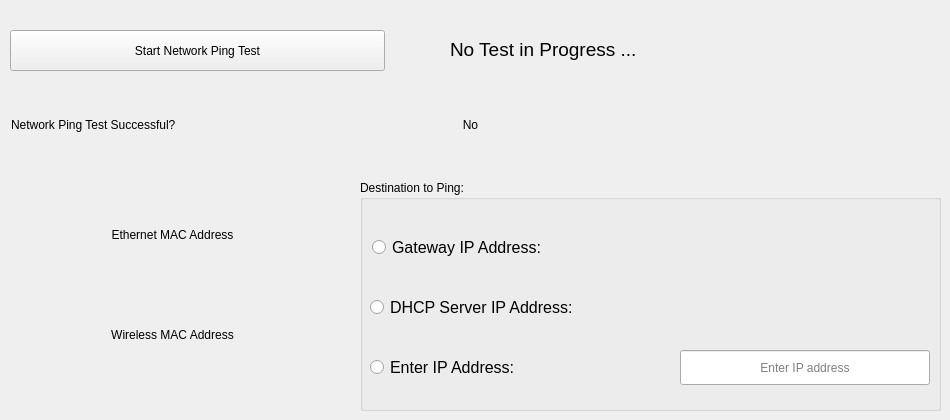
       <widget class="QWidget" name="wiredTab">
        <attribute name="title">
         <string>Wired</string>
        </attribute>
        <widget class="QPushButton" name="startWiredNetworkTestButton">
         <property name="geometry">
          <rect>
           <x>10</x>
           <y>30</y>
           <width>375</width>
           <height>41</height>
          </rect>
         </property>
         <property name="text">
          <string>Start Network Ping Test</string>
         </property>
        </widget>
        <widget class="QLabel" name="wiredPingAnswerLabel">
         <property name="geometry">
          <rect>
           <x>420</x>
           <y>110</y>
           <width>101</width>
           <height>30</height>
          </rect>
         </property>
         <property name="sizePolicy">
          <sizepolicy hsizetype="Fixed" vsizetype="Fixed">
           <horstretch>0</horstretch>
           <verstretch>0</verstretch>
          </sizepolicy>
         </property>
         <property name="text">
          <string>No</string>
         </property>
         <property name="alignment">
          <set>Qt::AlignCenter</set>
         </property>
        </widget>
        <widget class="QLabel" name="label_20">
         <property name="geometry">
          <rect>
           <x>11</x>
           <y>110</y>
           <width>400</width>
           <height>30</height>
          </rect>
         </property>
         <property name="sizePolicy">
          <sizepolicy hsizetype="Fixed" vsizetype="Fixed">
           <horstretch>0</horstretch>
           <verstretch>0</verstretch>
          </sizepolicy>
         </property>
         <property name="text">
          <string>Network Ping Test Successful?</string>
         </property>
        </widget>
        <widget class="QLabel" name="lblWireNetworkResponseWait">
         <property name="geometry">
          <rect>
           <x>450</x>
           <y>34</y>
           <width>400</width>
           <height>31</height>
          </rect>
         </property>
         <property name="sizePolicy">
          <sizepolicy hsizetype="Fixed" vsizetype="Fixed">
           <horstretch>0</horstretch>
           <verstretch>0</verstretch>
          </sizepolicy>
         </property>
         <property name="minimumSize">
          <size>
           <width>400</width>
           <height>31</height>
          </size>
         </property>
         <property name="maximumSize">
          <size>
           <width>400</width>
           <height>31</height>
          </size>
         </property>
         <property name="font">
          <font>
           <pointsize>14</pointsize>
           <weight>50</weight>
           <bold>false</bold>
          </font>
         </property>
         <property name="text">
          <string>No Test in Progress ...</string>
         </property>
        </widget>
        <widget class="QLabel" name="wiredDeviceDetectedLabel">
         <property name="geometry">
          <rect>
           <x>40</x>
           <y>360</y>
           <width>511</width>
           <height>31</height>
          </rect>
         </property>
         <property name="text">
          <string notr="true"/>
         </property>
        </widget>
        <widget class="QLabel" name="label_21">
         <property name="geometry">
          <rect>
           <x>10</x>
           <y>220</y>
           <width>325</width>
           <height>29</height>
          </rect>
         </property>
         <property name="sizePolicy">
          <sizepolicy hsizetype="Fixed" vsizetype="Fixed">
           <horstretch>0</horstretch>
           <verstretch>0</verstretch>
          </sizepolicy>
         </property>
         <property name="text">
          <string>Ethernet MAC Address</string>
         </property>
         <property name="alignment">
          <set>Qt::AlignCenter</set>
         </property>
        </widget>
        <widget class="QLabel" name="label_22">
         <property name="geometry">
          <rect>
           <x>10</x>
           <y>320</y>
           <width>325</width>
           <height>29</height>
          </rect>
         </property>
         <property name="sizePolicy">
          <sizepolicy hsizetype="Fixed" vsizetype="Fixed">
           <horstretch>0</horstretch>
           <verstretch>0</verstretch>
          </sizepolicy>
         </property>
         <property name="text">
          <string>Wireless MAC Address</string>
         </property>
         <property name="alignment">
          <set>Qt::AlignCenter</set>
         </property>
        </widget>
        <widget class="QLabel" name="lblWiredTab_EthernetMACAddressData">
         <property name="geometry">
          <rect>
           <x>10</x>
           <y>250</y>
           <width>325</width>
           <height>41</height>
          </rect>
         </property>
         <property name="sizePolicy">
          <sizepolicy hsizetype="Fixed" vsizetype="Fixed">
           <horstretch>0</horstretch>
           <verstretch>0</verstretch>
          </sizepolicy>
         </property>
         <property name="font">
          <font>
           <pointsize>20</pointsize>
           <weight>50</weight>
           <bold>false</bold>
          </font>
         </property>
         <property name="text">
          <string notr="true"/>
         </property>
         <property name="scaledContents">
          <bool>true</bool>
         </property>
         <property name="alignment">
          <set>Qt::AlignCenter</set>
         </property>
        </widget>
        <widget class="QLabel" name="lblWiredTab_WirelessMACAddressData">
         <property name="geometry">
          <rect>
           <x>10</x>
           <y>360</y>
           <width>325</width>
           <height>41</height>
          </rect>
         </property>
         <property name="sizePolicy">
          <sizepolicy hsizetype="Fixed" vsizetype="Fixed">
           <horstretch>0</horstretch>
           <verstretch>0</verstretch>
          </sizepolicy>
         </property>
         <property name="font">
          <font>
           <pointsize>20</pointsize>
           <weight>50</weight>
           <bold>false</bold>
          </font>
         </property>
         <property name="text">
          <string notr="true"/>
         </property>
         <property name="alignment">
          <set>Qt::AlignCenter</set>
         </property>
        </widget>
        <widget class="QGroupBox" name="gbServiceDiagWiredNetworkTest">
         <property name="geometry">
          <rect>
           <x>360</x>
           <y>180</y>
           <width>581</width>
           <height>231</height>
          </rect>
         </property>
         <property name="title">
          <string notr="true">Destination to Ping:</string>
         </property>
         <widget class="QRadioButton" name="rbServiceDiagWiredNetworkGateway">
          <property name="geometry">
           <rect>
            <x>12</x>
            <y>50</y>
            <width>303</width>
            <height>35</height>
           </rect>
          </property>
          <property name="font">
           <font>
            <pointsize>12</pointsize>
            <weight>50</weight>
            <bold>false</bold>
           </font>
          </property>
          <property name="text">
           <string>Gateway IP Address:</string>
          </property>
          <property name="iconSize">
           <size>
            <width>12</width>
            <height>12</height>
           </size>
          </property>
         </widget>
         <widget class="QRadioButton" name="rbServiceDiagWiredNetworkDHCP">
          <property name="geometry">
           <rect>
            <x>10</x>
            <y>110</y>
            <width>303</width>
            <height>35</height>
           </rect>
          </property>
          <property name="font">
           <font>
            <pointsize>12</pointsize>
            <weight>50</weight>
            <bold>false</bold>
           </font>
          </property>
          <property name="text">
           <string>DHCP Server IP Address:</string>
          </property>
          <property name="iconSize">
           <size>
            <width>12</width>
            <height>12</height>
           </size>
          </property>
         </widget>
         <widget class="QRadioButton" name="rbServiceDiagWiredNetworkManualIP">
          <property name="geometry">
           <rect>
            <x>10</x>
            <y>170</y>
            <width>303</width>
            <height>35</height>
           </rect>
          </property>
          <property name="font">
           <font>
            <pointsize>12</pointsize>
            <weight>50</weight>
            <bold>false</bold>
           </font>
          </property>
          <property name="text">
           <string>Enter IP Address:</string>
          </property>
          <property name="iconSize">
           <size>
            <width>12</width>
            <height>12</height>
           </size>
          </property>
         </widget>
         <widget class="QLabel" name="lblServiceDiagWiredNetworkGatewayData">
          <property name="geometry">
           <rect>
            <x>320</x>
            <y>50</y>
            <width>250</width>
            <height>30</height>
           </rect>
          </property>
          <property name="sizePolicy">
           <sizepolicy hsizetype="Fixed" vsizetype="Fixed">
            <horstretch>0</horstretch>
            <verstretch>0</verstretch>
           </sizepolicy>
          </property>
          <property name="text">
           <string notr="true"/>
          </property>
          <property name="alignment">
           <set>Qt::AlignCenter</set>
          </property>
         </widget>
         <widget class="QLabel" name="lblServiceDiagWiredNetworkDHCPData">
          <property name="geometry">
           <rect>
            <x>320</x>
            <y>110</y>
            <width>250</width>
            <height>30</height>
           </rect>
          </property>
          <property name="sizePolicy">
           <sizepolicy hsizetype="Fixed" vsizetype="Fixed">
            <horstretch>0</horstretch>
            <verstretch>0</verstretch>
           </sizepolicy>
          </property>
          <property name="text">
           <string notr="true"/>
          </property>
          <property name="alignment">
           <set>Qt::AlignCenter</set>
          </property>
         </widget>
         <widget class="QLineEdit" name="txtServiceDiagWiredNetworkManual">
          <property name="geometry">
           <rect>
            <x>320</x>
            <y>170</y>
            <width>250</width>
            <height>35</height>
           </rect>
          </property>
          <property name="text">
           <string notr="true"/>
          </property>
          <property name="alignment">
           <set>Qt::AlignCenter</set>
          </property>
          <property name="placeholderText">
           <string>Enter IP address</string>
          </property>
         </widget>
        </widget>
       </widget>
